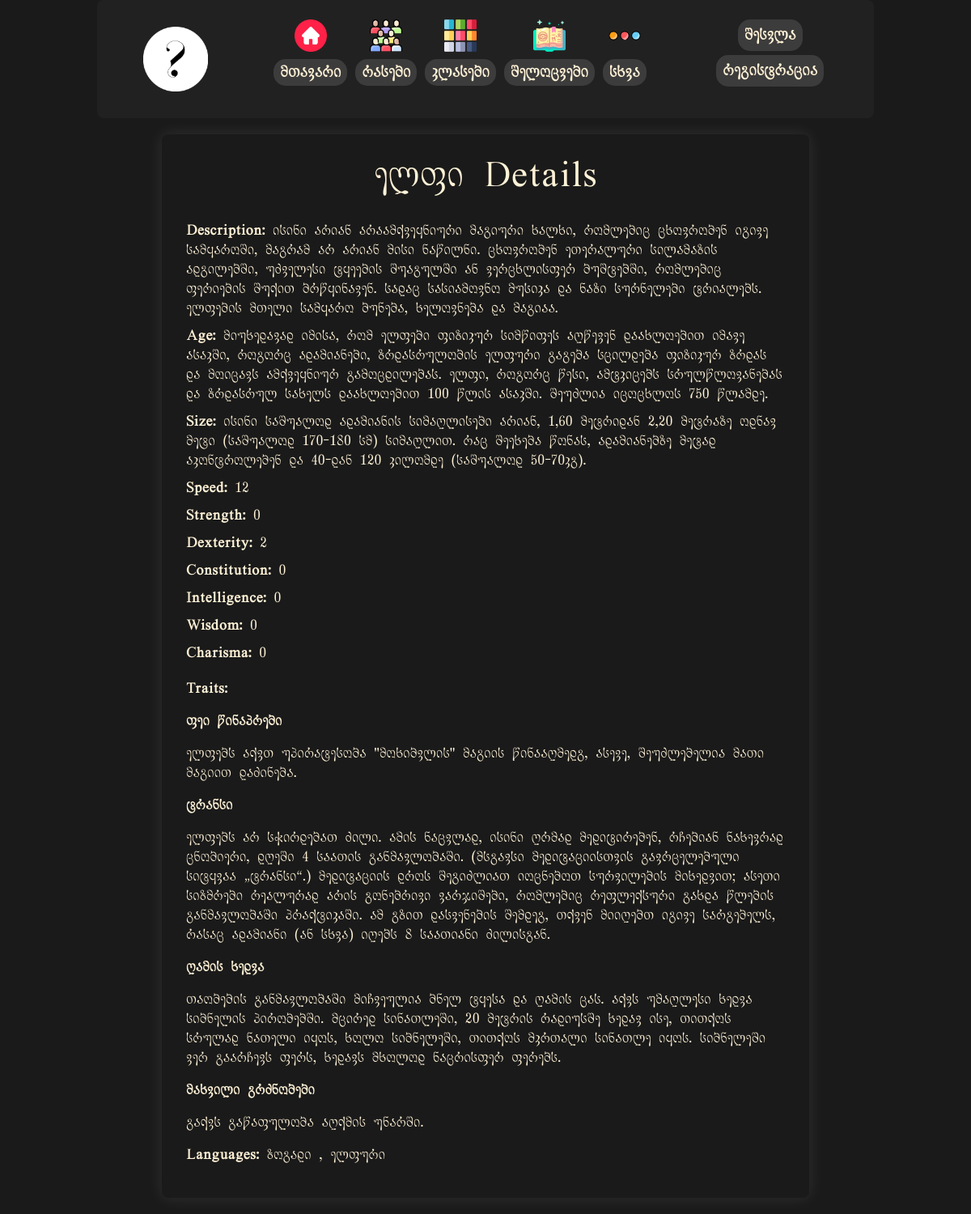
The app's page /races/1/ with its own data.
### myapp/models.py (models this page shows, shortened)
class Race(models.Model):
    name = models.CharField(max_length=50)
    description = models.TextField()
    age = models.TextField()
    size = models.TextField()
    speed = models.IntegerField()
    strength = models.IntegerField(default=0)
    dexterity = models.IntegerField(default=0)
    constitution = models.IntegerField(default=0)
    intelligence = models.IntegerField(default=0)
    wisdom = models.IntegerField(default=0)
    charisma = models.IntegerField(default=0)
    traits = models.ManyToManyField('Trait', blank=True)
    languages = models.ManyToManyField('Language', blank=True)

class Trait(models.Model):
    name = models.CharField(max_length=100)
    description = models.TextField()
    level = models.IntegerField(default=0)
    proficiencies = models.ManyToManyField(Proficiency, blank=True)
    spells = models.ManyToManyField('Spell', blank=True)

class Language(models.Model):
    name = models.CharField(max_length=50)
    description = models.TextField(blank=True, null=True, default="")

### myapp/views.py (the view)
# urls.py: path('races/<int:race_id>/', views.race_detail, name='race_detail'),
def race_detail(request, race_id):
    race = get_object_or_404(Race, pk=race_id)
    return render(request, 'race_detail.html', {'race': race})

### myapp/templates/race_detail.html (shortened to what this page needs)
{% extends 'base.html' %}
{% load static %}
{% block extra_css %}
<link rel="stylesheet" href="{% static 'css/styles.css' %}">
{% endblock %}
{% block content %}
<div class="container race-details-container">
    <h1 class="race-details-title">{{ race.name }} Details</h1>
    <div class="race-details-content">
        <p class="race-detail"><span class="race-detail-label">Description:</span> {{ race.description }}</p>
        <p class="race-detail"><span class="race-detail-label">Age:</span> {{ race.age }}</p>
        <p class="race-detail"><span class="race-detail-label">Size:</span> {{ race.size }}</p>
        <p class="race-detail"><span class="race-detail-label">Speed:</span> {{ race.speed }}</p>
        <p class="race-detail"><span class="race-detail-label">Strength:</span> {{ race.strength }}</p>
        <p class="race-detail"><span class="race-detail-label">Dexterity:</span> {{ race.dexterity }}</p>
        <p class="race-detail"><span class="race-detail-label">Constitution:</span> {{ race.constitution }}</p>
        <p class="race-detail"><span class="race-detail-label">Intelligence:</span> {{ race.intelligence }}</p>
        <p class="race-detail"><span class="race-detail-label">Wisdom:</span> {{ race.wisdom }}</p>
        <p class="race-detail"><span class="race-detail-label">Charisma:</span> {{ race.charisma }}</p>
        <div class="traits-section">
            <p class="traits-title">Traits:</p>
            {% for trait in race.traits.all %}
                {% if not trait.default and trait.name %}
                    <div class="trait">
                        <p class="trait-name">{{ trait.name }}</p>
                        <p class="trait-description">{{ trait.description }}</p>
                    </div>
                {% endif %}
            {% endfor %}
        </div>
        <p class="race-detail">
            <span class="race-detail-label">Languages:</span>
            {% for language in race.languages.all %}
                {{ language.name }}
                {% if not forloop.last %}, {% endif %}
            {% endfor %}
        </p>
    </div>
</div>
{% endblock %}

### static/css/styles.css (style rules this page uses)
body, html { font-family: "KA_LORTKIPANIDZE", sans-serif; background-color: #1a1a1a; color: #fff2d6; margin: 0; padding: 0; height: 100%; }
.container { max-width: 960px; margin: auto; padding: 20px; }
.race-details-container { max-width: 800px; margin: 0 auto; padding: 30px; background-color: #1a1a1a; border-radius: 8px; box-shadow: 0 0 20px rgba(255, 255, 255, 0.1); }
.race-details-title { text-align: center; margin-bottom: 30px; color: #fff2d6; }
.race-details-content .race-detail { margin-bottom: 10px; }
.race-detail-label { font-weight: bold; color: #fff2d6; }
.traits-section { margin-top: 20px; }
.traits-title { font-weight: bold; color: #fff2d6; }
.trait { margin-bottom: 15px; }
.trait-name { font-weight: bold; color: #fff2d6; }
.trait-description { color: #fff2d6; }

### records on screen
Race: name "ელფი", description "ისინი არიან არაამქვეყნიური მაგიური ხალხი, რომლებიც ცხოვრობენ იგივე სამყაროში, მაგრამ არ არიან მისი ნაწილნი. ცხოვრობენ ეთერალური სილამაზის ადგილებში, უძველესი ტყეების შუაგულში ან ვერცხლისფერ ბუშტებში, რომლებიც ფერიების შუქით ბრწყინავენ. სადაც სასიამოვნო მუსიკა და ნაზი სურნელები ტრიალებს. ელფების მთელი სამყარო ბუნება, ხელოვნება და მაგიაა.", age "მიუხედავად იმისა, რომ ელფები ფიზიკურ სიმწიფეს აღწევენ დაახლოებით იმავე ასაკში, როგორც ადამიანები, ზრდასრულობის ელფური გაგება სცილდება ფიზიკურ ზრდას და მოიცავს ამქვეყნიურ გამოცდილებას. ელფი, როგორც წესი, ამტკიცებს სრულწლოვანებას და ზრდასრულ სახელს დაახლოებით 100 წლის ასაკში. შეუძლია იცოცხლოს 750 წლამდე.", size "ისინი საშუალოდ ადამიანის სიმაღლისები არიან, 1,60 მეტრიდან 2,20 მეტრაზე ოდნავ მეტი (საშუალოდ 170-180 სმ) სიმაღლით. რაც შეეხება წონას, ადამიანებზე მეტად აკონტროლებენ და 40-დან 120 კილომდე (საშუალოდ 50-70კგ).", speed "12", strength "0", dexterity "2", constitution "0", intelligence "0", wisdom "0", charisma "0"
Trait: name "ფეი წინაპრები", description "ელფებს აქვთ უპირატესობა \"მოხიბვლის\" მაგიის წინააღმედგ, ასევე, შეუძლებელია მათი მაგიით დაძინება."
Trait: name "ტრანსი", description "ელფებს არ სჭირდებათ ძილი. ამის ნაცვლად, ისინი ღრმად მედიტირებენ, რჩებიან ნახევრად ცნობიერი, დღეში 4 საათის განმავლობაში. (მსგავსი მედიტაციისთვის გავრცელებული სიტყვაა „ტრანსი“.) მედიტაციის დროს შეგიძლიათ იოცნებოთ სურვილების მიხედვით; ასეთი სიზმრები რეალურად არის გონებრივი ვარჯიშები, რომლებიც რეფლექსური გახდა წლების განმავლობაში პრაქტიკაში. ამ გზით დასვენების შემდეგ, თქვენ მიიღებთ იგივე სარგებელს, რასაც ადამიანი (ან სხვა) იღებს 8 საათიანი ძილისგან."
Trait: name "ღამის ხედვა", description "თაობების განმავლობაში მიჩვეულია ბნელ ტყესა და ღამის ცას. აქვს უმაღლესი ხედვა სიბნელის პირობებში. მცირედ სინათლეში, 20 მეტრის რადიუსშე ხედავ ისე, თითქოს სრულად ნათელი იყოს, ხოლო სიბნელეში, თითქოს მკრთალი სინათლე იყოს. სიბნელეში ვერ გაარჩევს ფერს, ხედავს მხოლოდ ნაცრისფერ ფერებს."
Trait: name "მახვილი გრძნობები", description "გაქვს გაწაფულობა აღქმის უნარში."
Language: name "ზოგადი"
Language: name "ელფური"
